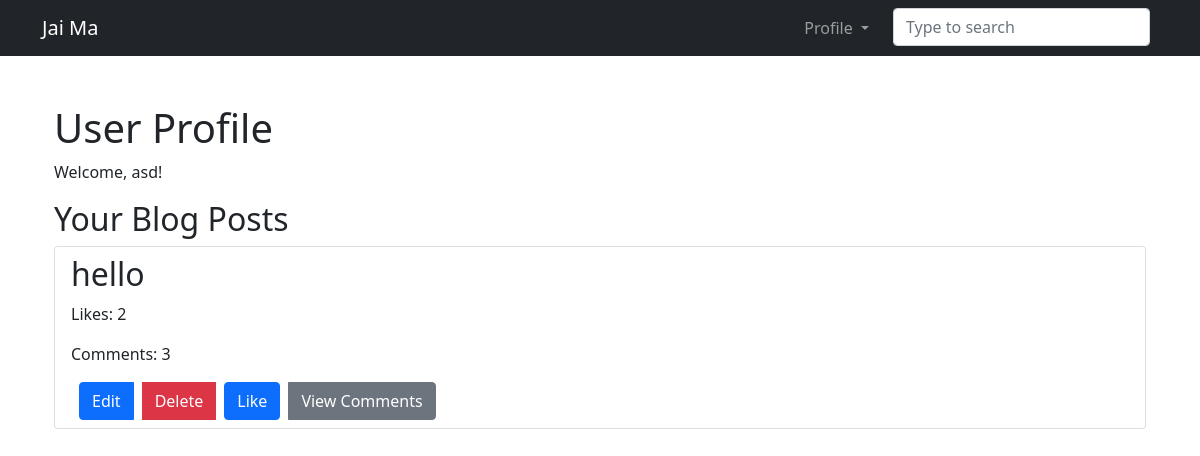
Screenshot of /user_profile/ (signed in) with the database file from the repository.
### JaiMaApp/models.py (models this page shows)
class BlogPost(models.Model):
    title = models.CharField(max_length=200)
    content = models.TextField()
    author = models.ForeignKey(User, on_delete=models.CASCADE)
    created_at = models.DateTimeField(auto_now_add=True)
    updated_at = models.DateTimeField(auto_now=True)
    image = models.ImageField(upload_to='JaiMa/images/',blank=True,null=True)
    url=models.URLField(blank=True)

### JaiMaApp/views.py (the view)
# urls.py: path('user_profile/', user_profile, name='user_profile'),
@login_required
def user_profile(request):
    username = request.user.username
    blog_posts = BlogPost.objects.filter(author=request.user).prefetch_related('like_set', 'comment_set')
    context = {
        'username': username,
        'blog_posts': blog_posts,
    }
    return render(request, 'JaiMaApp/user_profile.html', context)

### JaiMaApp/templates/JaiMaApp/user_profile.html (shortened to what this page needs)
{% extends 'base.html' %}
{% block content %}
  <div class="container mt-5">
    <h1>User Profile</h1>
    {% if user.is_authenticated %}
      <p>Welcome, {{ username }}!</p>
      <h2>Your Blog Posts</h2>
      {% if blog_posts %}
        <ul class="list-group">
          {% for post in blog_posts %}
            <li class="list-group-item blog-post-item">
              <h2><a href="{% url 'post_detail' post.pk %}" class="text-decoration-none text-dark">{{ post.title }}</a></h2>
              <p>Likes: {{ post.like_set.count }}</p>
              <p>Comments: {{ post.comment_set.count }}</p>
              <div class="btn-group" role="group">
                <a href="{% url 'post_update' post.id %}" class="btn btn-primary ms-2">Edit</a>
                <a href="{% url 'post_delete' post.id %}" class="btn btn-danger ms-2">Delete</a>
                <form method="post" action="{% url 'set_like' post.pk %}" class="ml-2 ms-2">
                  <button type="submit" class="btn btn-primary">
                    {% if post.is_liked %}
                      Unlike
                    {% else %}
                      Like
                    {% endif %}
                  </button>
                </form>
                <a href="{% url 'post_comments' post.pk %}" class="btn btn-secondary ml-2 ms-2">View Comments</a>
              </div>
            </li>
          {% endfor %}
        </ul>
      {% else %}
        <p>You haven't written any blog posts yet.</p>
      {% endif %}
    {% else %}
      <p>Please log in to view your profile.</p>
    {% endif %}
  </div>
{% endblock %}

### JaiMaApp/templates/JaiMaApp/user_profile.html (style rules this page uses)
.blog-post-item { transition: transform 0.3s ease-in-out; }

### rows the page displays
BlogPost: title "hello", like_set.count "2", comment_set.count "3"

### other values shown
{{ username }} "asd"
